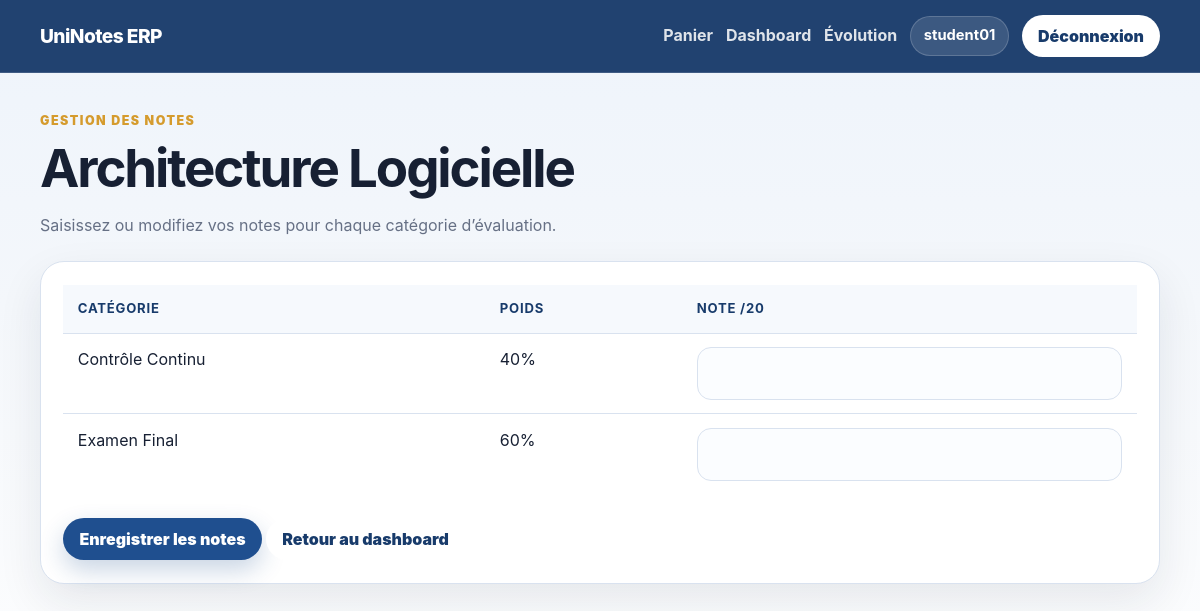
/academics/notes/5/ (signed in), run on the app's committed database.
### academics/models.py (models this page shows, shortened)
class ModuleChoisi(models.Model):
    inscription = models.ForeignKey(Inscription, on_delete=models.CASCADE, related_name="modules_choisis")
    module = models.ForeignKey(CatalogueModule, on_delete=models.PROTECT, related_name="choix")
    date_choix = models.DateTimeField(auto_now_add=True)
    class Meta:
        unique_together = ["inscription", "module"]
        ordering = ["module__intitule"]

class CatalogueModule(models.Model):
    intitule = models.CharField(max_length=150, unique=True)
    coefficient = models.PositiveIntegerField(validators=[MinValueValidator(1)])
    description = models.TextField(blank=True, null=True)
    est_actif = models.BooleanField(default=True)
    class Meta:
        ordering = ["intitule"]

class CategorieEvaluation(models.Model):
   module = models.ForeignKey(CatalogueModule, on_delete=models.CASCADE, related_name="categories")
   nom = models.CharField(max_length=100)
   poids = models.PositiveBigIntegerField(validators=[MinValueValidator(1), MaxValueValidator(100)])
   class Meta:
       unique_together = ["module", "nom"]
       ordering = ["module__intitule", "nom"]

class Note(models.Model):
    module_choisi = models.ForeignKey(ModuleChoisi, on_delete=models.CASCADE, related_name="notes")
    categorie = models.ForeignKey(CategorieEvaluation, on_delete=models.PROTECT, related_name="notes")
    valeur = models.DecimalField(max_digits=4, decimal_places=2, validators=[MinValueValidator(Decimal('0.00')), MaxValueValidator(Decimal('20.00'))])
    date_saisie = models.DateTimeField(auto_now=True)
    class Meta:
        unique_together = ["module_choisi", "categorie"]
        ordering = ["-date_saisie"]

### academics/views.py (the view, shortened to what this page needs)
# urls.py: path("notes/<int:module_choisi_id>/", views.manage_notes_view, name="manage_notes"),
@login_required
def manage_notes_view(request, module_choisi_id):
    if request.user.profile.role != Profile.ROLE_STUDENT:
        messages.error(request, "Accès réservé aux étudiants.")
        return redirect("home")
    module_choisi = get_object_or_404(
        ModuleChoisi,
        id=module_choisi_id,
        inscription__etudiant=request.user
    )
    inscription = module_choisi.inscription
    if inscription.statut != Inscription.STATUT_VERROUILLEE:
        messages.error(
            request,
            "Les notes ne peuvent être saisies qu’après verrouillage de l’inscription."
        )
        return redirect("student_dashboard")
    categories = module_choisi.module.categories.all()
    existing_notes = {
        note.categorie_id: note
        for note in module_choisi.notes.all()
    }
    return render(request, "academics/manage_notes.html", {
        "module_choisi": module_choisi,
        "categories": categories,
        "existing_notes": existing_notes,
    })

### templates/academics/manage_notes.html (shortened to what this page needs)
{% extends 'base.html' %}
{% block content %}
  <div class="page-header">
    <p class="eyebrow">Gestion des notes</p>
    <h1>{{ module_choisi.module.intitule }}</h1>
    <p>Saisissez ou modifiez vos notes pour chaque catégorie d’évaluation.</p>
  </div>
  <section class="section-card card">
    <form method="post" class="form-card">
      <div class="table-wrap">
        <table class="data-table">
          <thead>
            <tr>
              <th>Catégorie</th>
              <th>Poids</th>
              <th>Note /20</th>
            </tr>
          </thead>
          <tbody>
            {% for categorie in categories %}
              <tr>
                <td>{{ categorie.nom }}</td>
                <td>{{ categorie.poids }}%</td>
                <td>
                  <input type="number"
                    name="categorie_{{ categorie.id }}"
                    min="0"
                    max="20"
                    step="0.01"
                    value="{% for note in module_choisi.notes.all %}
                      {% if note.categorie.id == categorie.id %}{{ note.valeur }}{% endif %}
                    {% endfor %}" />
                </td>
              </tr>
            {% endfor %}
          </tbody>
        </table>
      </div>
      <div style="margin-top: 1.5rem;">
        <button type="submit" class="btn btn-primary">Enregistrer les notes</button>
        <a href="{% url 'student_dashboard' %}" class="btn btn-light">Retour au dashboard</a>
      </div>
    </form>
  </section>
{% endblock %}

### templates/base.html (shortened to what this page needs)
<!DOCTYPE html>
{% load static %}
<html lang="fr">
  <head>
    <link rel="stylesheet" href="{% static 'css/style.css' %}" />
  </head>
  <body>
    <nav class="navbar">
      <div class="nav-inner">
        <a class="brand" href="{% url 'home' %}">UniNotes ERP</a>
        <div class="nav-actions">
          {% if user.is_authenticated %}
            {% if user.profile.role == 'student' %}
              <a class="nav-link" href="{% url 'basket' %}">Panier</a>
              <a class="nav-link" href="{% url 'student_dashboard' %}">Dashboard</a>
              <a class="nav-link" href="{% url 'evolution' %}">Évolution</a>
            {% elif user.profile.role == 'tutor' %}
              <a class="nav-link" href="{% url 'tutor_students' %}">Étudiants</a>
            {% endif %}
            <span class="user-pill">{{ user.username }}</span>
            <form method="post" action="{% url 'logout' %}" class="inline-form">
              <button class="btn btn-light" type="submit">Déconnexion</button>
            </form>
          {% else %}
            <a class="nav-link" href="{% url 'login' %}">Connexion</a>
            <a class="btn btn-light" href="{% url 'register' %}">Inscription</a>
          {% endif %}
        </div>
      </div>
    </nav>
    <main class="container">
      {% block content %}
      {% endblock %}
    </main>
  </body>
</html>

### static/css/style.css (style rules this page uses)
* { box-sizing: border-box; }
:root { --bg: #f4f7fb; --surface: #ffffff; --surface-soft: #edf3fb; --primary: #1f4f8f; --primary-dark: #183b6b; --accent: #d59b2d; --danger: #b4232f; --danger-dark: #8f1d27; --text: #172033; --muted: #667085; --border: #d9e2ef; --shadow: 0 18px 45px rgba(23, 32, 51, 0.09); }
body { margin: 0; min-height: 100vh; background: linear-gradient(180deg, #eef4fb 0%, var(--bg) 38%, #ffffff 100%); color: var(--text); font-family: Inter, "Segoe UI", Arial, sans-serif; font-size: 16px; line-height: 1.6; }
a { color: var(--primary); text-decoration: none; }
h1, h2, h3, p { margin-top: 0; }
h1 { font-size: clamp(2rem, 5vw, 3.3rem); line-height: 1.08; letter-spacing: -0.04em; margin-bottom: 1rem; }
button, input, select, textarea { font: inherit; }
.navbar { position: sticky; top: 0; z-index: 10; background: rgba(24, 59, 107, 0.96); border-bottom: 1px solid rgba(255, 255, 255, 0.14); backdrop-filter: blur(12px); }
.nav-inner { width: min(1120px, calc(100% - 32px)); margin: 0 auto; min-height: 72px; display: flex; align-items: center; justify-content: space-between; gap: 1rem; }
.brand { color: #ffffff; font-size: 1.2rem; font-weight: 800; letter-spacing: -0.03em; }
.nav-actions { display: flex; align-items: center; gap: 0.8rem; flex-wrap: wrap; justify-content: flex-end; }
.nav-link { color: rgba(255, 255, 255, 0.86); font-weight: 700; }
.user-pill { color: #ffffff; background: rgba(255, 255, 255, 0.12); border: 1px solid rgba(255, 255, 255, 0.18); border-radius: 999px; padding: 0.45rem 0.8rem; font-size: 0.92rem; font-weight: 700; }
.container { width: min(1120px, calc(100% - 32px)); margin: 0 auto; padding: 2.4rem 0 4rem; }
.eyebrow { margin-bottom: 0.55rem; color: var(--accent); font-size: 0.78rem; font-weight: 900; letter-spacing: 0.12em; text-transform: uppercase; }
.card { background: var(--surface); border: 1px solid var(--border); border-radius: 24px; box-shadow: var(--shadow); }
.page-header { margin-bottom: 1.4rem; }
.page-header p:last-child { color: var(--muted); max-width: 720px; }
.section-card, .basket-status { padding: 1.4rem; margin-bottom: 1.2rem; }
.table-wrap { width: 100%; overflow-x: auto; }
.data-table { width: 100%; border-collapse: collapse; min-width: 680px; }
.data-table th, .data-table td { padding: 0.85rem 0.9rem; text-align: left; border-bottom: 1px solid var(--border); vertical-align: top; }
.data-table th { color: var(--primary-dark); background: #f6f9fd; font-size: 0.82rem; letter-spacing: 0.06em; text-transform: uppercase; }
.data-table tr:last-child td { border-bottom: 0; }
.form-card input, .form-card select, .form-card textarea { width: 100%; border: 1px solid var(--border); border-radius: 14px; padding: 0.78rem 0.9rem; background: #fbfdff; color: var(--text); outline: none; transition: border-color 0.2s ease, box-shadow 0.2s ease; }
.btn { display: inline-flex; align-items: center; justify-content: center; min-height: 42px; border: 0; border-radius: 999px; padding: 0.65rem 1rem; cursor: pointer; font-weight: 900; line-height: 1; text-decoration: none; transition: transform 0.2s ease, box-shadow 0.2s ease, background 0.2s ease; }
.btn-primary { color: #ffffff; background: var(--primary); box-shadow: 0 10px 24px rgba(31, 79, 143, 0.24); }
.btn-light { color: var(--primary-dark); background: #ffffff; }
.inline-form { display: inline; }

### data on the page
ModuleChoisi: module.intitule "Architecture Logicielle"
CategorieEvaluation: nom "Contrôle Continu", poids "40"
CategorieEvaluation: nom "Examen Final", poids "60"

### other printed values
{{ user.username }} "student01"
